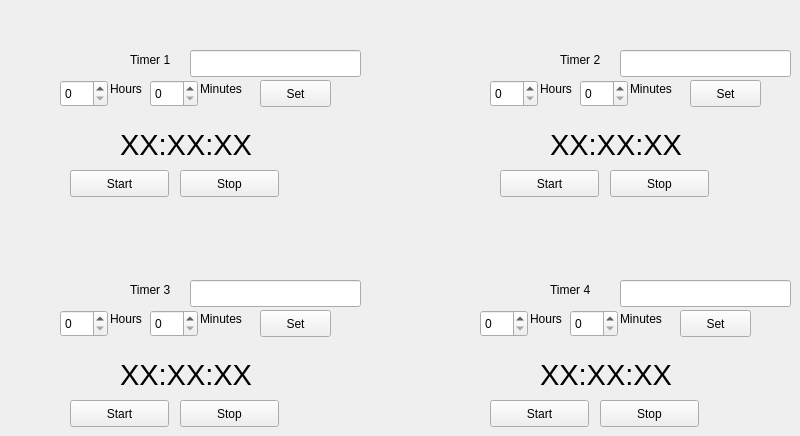
    <widget class="QWidget" name="tab_9">
     <attribute name="title">
      <string>TIMERS</string>
     </attribute>
     <widget class="QPushButton" name="PB_Timer1_Set">
      <property name="geometry">
       <rect>
        <x>260</x>
        <y>80</y>
        <width>71</width>
        <height>27</height>
       </rect>
      </property>
      <property name="text">
       <string>Set</string>
      </property>
     </widget>
     <widget class="QLabel" name="L_Timer1">
      <property name="geometry">
       <rect>
        <x>120</x>
        <y>129</y>
        <width>141</width>
        <height>31</height>
       </rect>
      </property>
      <property name="font">
       <font>
        <pointsize>22</pointsize>
       </font>
      </property>
      <property name="text">
       <string>XX:XX:XX</string>
      </property>
     </widget>
     <widget class="QLabel" name="label_217">
      <property name="geometry">
       <rect>
        <x>130</x>
        <y>50</y>
        <width>101</width>
        <height>20</height>
       </rect>
      </property>
      <property name="text">
       <string>Timer 1</string>
      </property>
     </widget>
     <widget class="QPushButton" name="PB_Timer1_Start">
      <property name="geometry">
       <rect>
        <x>70</x>
        <y>170</y>
        <width>99</width>
        <height>27</height>
       </rect>
      </property>
      <property name="text">
       <string>Start</string>
      </property>
     </widget>
     <widget class="QLabel" name="label_218">
      <property name="geometry">
       <rect>
        <x>200</x>
        <y>80</y>
        <width>67</width>
        <height>17</height>
       </rect>
      </property>
      <property name="text">
       <string>Minutes</string>
      </property>
     </widget>
     <widget class="QPushButton" name="PB_Timer1_Stop">
      <property name="geometry">
       <rect>
        <x>180</x>
        <y>170</y>
        <width>99</width>
        <height>27</height>
       </rect>
      </property>
      <property name="text">
       <string>Stop</string>
      </property>
     </widget>
     <widget class="QSpinBox" name="SB_Timer1_Hours">
      <property name="geometry">
       <rect>
        <x>60</x>
        <y>80</y>
        <width>48</width>
        <height>27</height>
       </rect>
      </property>
     </widget>
     <widget class="QLabel" name="label_219">
      <property name="geometry">
       <rect>
        <x>110</x>
        <y>80</y>
        <width>67</width>
        <height>17</height>
       </rect>
      </property>
      <property name="text">
       <string>Hours</string>
      </property>
     </widget>
     <widget class="QSpinBox" name="SB_Timer1_Minutes">
      <property name="geometry">
       <rect>
        <x>150</x>
        <y>80</y>
        <width>48</width>
        <height>27</height>
       </rect>
      </property>
     </widget>
     <widget class="QPushButton" name="PB_Timer2_Set">
      <property name="geometry">
       <rect>
        <x>690</x>
        <y>80</y>
        <width>71</width>
        <height>27</height>
       </rect>
      </property>
      <property name="text">
       <string>Set</string>
      </property>
     </widget>
     <widget class="QLabel" name="L_Timer2">
      <property name="geometry">
       <rect>
        <x>550</x>
        <y>129</y>
        <width>141</width>
        <height>31</height>
       </rect>
      </property>
      <property name="font">
       <font>
        <pointsize>22</pointsize>
       </font>
      </property>
      <property name="text">
       <string>XX:XX:XX</string>
      </property>
     </widget>
     <widget class="QLabel" name="label_221">
      <property name="geometry">
       <rect>
        <x>560</x>
        <y>50</y>
        <width>101</width>
        <height>20</height>
       </rect>
      </property>
      <property name="text">
       <string>Timer 2</string>
      </property>
     </widget>
     <widget class="QPushButton" name="PB_Timer2_Start">
      <property name="geometry">
       <rect>
        <x>500</x>
        <y>170</y>
        <width>99</width>
        <height>27</height>
       </rect>
      </property>
      <property name="text">
       <string>Start</string>
      </property>
     </widget>
     <widget class="QLabel" name="label_222">
      <property name="geometry">
       <rect>
        <x>630</x>
        <y>80</y>
        <width>67</width>
        <height>17</height>
       </rect>
      </property>
      <property name="text">
       <string>Minutes</string>
      </property>
     </widget>
     <widget class="QPushButton" name="PB_Timer2_Stop">
      <property name="geometry">
       <rect>
        <x>610</x>
        <y>170</y>
        <width>99</width>
        <height>27</height>
       </rect>
      </property>
      <property name="text">
       <string>Stop</string>
      </property>
     </widget>
     <widget class="QSpinBox" name="SB_Timer2_Hours">
      <property name="geometry">
       <rect>
        <x>490</x>
        <y>80</y>
        <width>48</width>
        <height>27</height>
       </rect>
      </property>
     </widget>
     <widget class="QLabel" name="label_223">
      <property name="geometry">
       <rect>
        <x>540</x>
        <y>80</y>
        <width>67</width>
        <height>17</height>
       </rect>
      </property>
      <property name="text">
       <string>Hours</string>
      </property>
     </widget>
     <widget class="QSpinBox" name="SB_Timer2_Minutes">
      <property name="geometry">
       <rect>
        <x>580</x>
        <y>80</y>
        <width>48</width>
        <height>27</height>
       </rect>
      </property>
     </widget>
     <widget class="QPushButton" name="PB_Timer3_Set">
      <property name="geometry">
       <rect>
        <x>260</x>
        <y>310</y>
        <width>71</width>
        <height>27</height>
       </rect>
      </property>
      <property name="text">
       <string>Set</string>
      </property>
     </widget>
     <widget class="QLabel" name="L_Timer3">
      <property name="geometry">
       <rect>
        <x>120</x>
        <y>359</y>
        <width>141</width>
        <height>31</height>
       </rect>
      </property>
      <property name="font">
       <font>
        <pointsize>22</pointsize>
       </font>
      </property>
      <property name="text">
       <string>XX:XX:XX</string>
      </property>
     </widget>
     <widget class="QLabel" name="label_225">
      <property name="geometry">
       <rect>
        <x>130</x>
        <y>280</y>
        <width>101</width>
        <height>20</height>
       </rect>
      </property>
      <property name="text">
       <string>Timer 3</string>
      </property>
     </widget>
     <widget class="QPushButton" name="PB_Timer3_Start">
      <property name="geometry">
       <rect>
        <x>70</x>
        <y>400</y>
        <width>99</width>
        <height>27</height>
       </rect>
      </property>
      <property name="text">
       <string>Start</string>
      </property>
     </widget>
     <widget class="QLabel" name="label_226">
      <property name="geometry">
       <rect>
        <x>200</x>
        <y>310</y>
        <width>67</width>
        <height>17</height>
       </rect>
      </property>
      <property name="text">
       <string>Minutes</string>
      </property>
     </widget>
     <widget class="QPushButton" name="PB_Timer3_Stop">
      <property name="geometry">
       <rect>
        <x>180</x>
        <y>400</y>
        <width>99</width>
        <height>27</height>
       </rect>
      </property>
      <property name="text">
       <string>Stop</string>
      </property>
     </widget>
     <widget class="QSpinBox" name="SB_Timer3_Hours">
      <property name="geometry">
       <rect>
        <x>60</x>
        <y>310</y>
        <width>48</width>
        <height>27</height>
       </rect>
      </property>
     </widget>
     <widget class="QLabel" name="label_227">
      <property name="geometry">
       <rect>
        <x>110</x>
        <y>310</y>
        <width>67</width>
        <height>17</height>
       </rect>
      </property>
      <property name="text">
       <string>Hours</string>
      </property>
     </widget>
     <widget class="QSpinBox" name="SB_Timer3_Minutes">
      <property name="geometry">
       <rect>
        <x>150</x>
        <y>310</y>
        <width>48</width>
        <height>27</height>
       </rect>
      </property>
     </widget>
     <widget class="QPushButton" name="PB_Timer4_Set">
      <property name="geometry">
       <rect>
        <x>680</x>
        <y>310</y>
        <width>71</width>
        <height>27</height>
       </rect>
      </property>
      <property name="text">
       <string>Set</string>
      </property>
     </widget>
     <widget class="QLabel" name="L_Timer4">
      <property name="geometry">
       <rect>
        <x>540</x>
        <y>359</y>
        <width>141</width>
        <height>31</height>
       </rect>
      </property>
      <property name="font">
       <font>
        <pointsize>22</pointsize>
       </font>
      </property>
      <property name="text">
       <string>XX:XX:XX</string>
      </property>
     </widget>
     <widget class="QLabel" name="label_229">
      <property name="geometry">
       <rect>
        <x>550</x>
        <y>280</y>
        <width>101</width>
        <height>20</height>
       </rect>
      </property>
      <property name="text">
       <string>Timer 4</string>
      </property>
     </widget>
     <widget class="QPushButton" name="PB_Timer4_Start">
      <property name="geometry">
       <rect>
        <x>490</x>
        <y>400</y>
        <width>99</width>
        <height>27</height>
       </rect>
      </property>
      <property name="text">
       <string>Start</string>
      </property>
     </widget>
     <widget class="QLabel" name="label_230">
      <property name="geometry">
       <rect>
        <x>620</x>
        <y>310</y>
        <width>67</width>
        <height>17</height>
       </rect>
      </property>
      <property name="text">
       <string>Minutes</string>
      </property>
     </widget>
     <widget class="QPushButton" name="PB_Timer4_Stop">
      <property name="geometry">
       <rect>
        <x>600</x>
        <y>400</y>
        <width>99</width>
        <height>27</height>
       </rect>
      </property>
      <property name="text">
       <string>Stop</string>
      </property>
     </widget>
     <widget class="QSpinBox" name="SB_Timer4_Hours">
      <property name="geometry">
       <rect>
        <x>480</x>
        <y>310</y>
        <width>48</width>
        <height>27</height>
       </rect>
      </property>
     </widget>
     <widget class="QLabel" name="label_231">
      <property name="geometry">
       <rect>
        <x>530</x>
        <y>310</y>
        <width>67</width>
        <height>17</height>
       </rect>
      </property>
      <property name="text">
       <string>Hours</string>
      </property>
     </widget>
     <widget class="QSpinBox" name="SB_Timer4_Minutes">
      <property name="geometry">
       <rect>
        <x>570</x>
        <y>310</y>
        <width>48</width>
        <height>27</height>
       </rect>
      </property>
     </widget>
     <widget class="QLineEdit" name="LE_Timer1_Name">
      <property name="geometry">
       <rect>
        <x>190</x>
        <y>50</y>
        <width>171</width>
        <height>27</height>
       </rect>
      </property>
     </widget>
     <widget class="QLineEdit" name="LE_Timer2_Name">
      <property name="geometry">
       <rect>
        <x>620</x>
        <y>50</y>
        <width>171</width>
        <height>27</height>
       </rect>
      </property>
     </widget>
     <widget class="QLineEdit" name="LE_Timer3_Name">
      <property name="geometry">
       <rect>
        <x>190</x>
        <y>280</y>
        <width>171</width>
        <height>27</height>
       </rect>
      </property>
     </widget>
     <widget class="QLineEdit" name="LE_Timer4_Name">
      <property name="geometry">
       <rect>
        <x>620</x>
        <y>280</y>
        <width>171</width>
        <height>27</height>
       </rect>
      </property>
     </widget>
    </widget>
